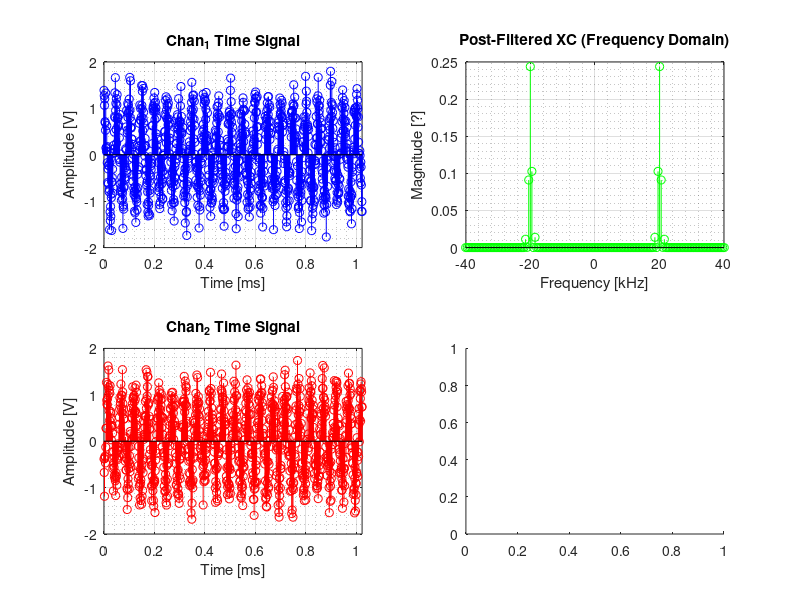

MATLAB code for this plot: (Note: this script raises an error after producing the figure.)
close all;
clear all;
clc;

%%%%%%%%%%%%%%%%%%%%%%%%%%%%%%%%
%%%%%%%%%% USER INPUT %%%%%%%%%%
%%%%%%%%%%%%%%%%%%%%%%%%%%%%%%%%

% ADC
N = 2^10;% Total number of samples
fS = 1e6;% ADC sampling frequency [Hz]

% Ultrasonic Acoustic Bacon
fPing = 20e3;% Pinger frequency [Hz]
SNR_dB = 10;% Received signal signal-to-noise-ratio [dB]
t0 = 0.4/fPing;% Time delay [s]

% Digital BPF
BPF_fC = fPing;% Digital BPF center frequency [Hz]
BPF_W = 0.2*fPing;% Digital BPF bandwidth [Hz]

%%%%%%%%%%%%%%%%%%%%%%%%%%%%%%%%%%%%%%%%%%%%%%%%
%%%%%%%%%% CREATING SIMULATED SIGNALS %%%%%%%%%%
%%%%%%%%%%%%%%%%%%%%%%%%%%%%%%%%%%%%%%%%%%%%%%%%

% Creating time array
Ts = 1/fS;
t = 0:N-1;
t = Ts*t;

% Creating frequency array
T0 = (N-1)*Ts;
f0 = 1/T0;
f = -N:N-1;
f = f0/2*f;

% Transmitted waveforms
s1 = cos(2*pi*fPing*t);
s2 = cos(2*pi*fPing*(t-t0));

% Received waveforms
r1 = awgn(s1,SNR_dB);
r2 = awgn(s2,SNR_dB);

%%%%%%%%%%%%%%%%%%%%%%%%%%%%%%%%%%%%%%%
%%%%%%%%%% SIGNAL PROCESSING %%%%%%%%%%
%%%%%%%%%%%%%%%%%%%%%%%%%%%%%%%%%%%%%%%

% Non-circular convolution
R1 = fftshift(fft(r1,2*N));
R2 = fftshift(fft(fliplr(r2),2*N));% r2 is time reversed!

% Cross-correlation (frequency domain)
XC_f = R1.*R2 / (N^2);

% Bandpass Filtering
for i=1:length(f);
    if ( abs(f(i)) < BPF_fC - BPF_W/2 || abs(f(i)) > BPF_fC + BPF_W/2)
        XC_f(i) = 0;
    end
end

% Cross-correlation (time domain)
XC_t = ifft(ifftshift(XC_f),2*N) * (2*N);

% Estimating the time delay
[~,it0] = max(XC_t);
tDelay = -Ts*(-N+it0);% Corrected (should be -N-1+it0)

%%%%%%%%%%%%%%%%%%%%%%%%%%%%%%
%%%%%%%%%% PLOTTING %%%%%%%%%%
%%%%%%%%%%%%%%%%%%%%%%%%%%%%%%

fig1 = figure('units','normalized','outerposition',[0 0 1 1]);
    subplot(2,2,1);
        stem(t*1e3,r1,'-b');
        grid on;
        grid minor;
        xlim([t(1)*1e3,t(end)*1e3]);
        xlabel('Time [ms]');
        ylabel('Amplitude [V]');
        title('Chan_1 Time Signal');
    subplot(2,2,3);
        stem(t*1e3,r2,'-r');
        grid on;
        grid minor;
        xlim([t(1)*1e3,t(end)*1e3]);
        xlabel('Time [ms]');
        ylabel('Amplitude [V]');
        title('Chan_2 Time Signal');
    subplot(2,2,2);
        stem(f/1e3,abs(XC_f),'-g');
        grid on;
        grid minor;
        xlim([-2*fPing/1e3,2*fPing/1e3]);
        xlabel('Frequency [kHz]');
        ylabel('Magnitude [?]');
        title('Post-Filtered XC (Frequency Domain)');
    subplot(2,2,4);
        stem(Ts*(-N:N-1)*1e6,XC_t,'-M');
        grid on;
        grid minor;
        xlim([-2*t0*1e6,2*t0*1e6]);
        xlabel('Time [\mus]');
        ylabel('Correlation Coefficient (\rho)');
        title('XC (Time Domain)');
